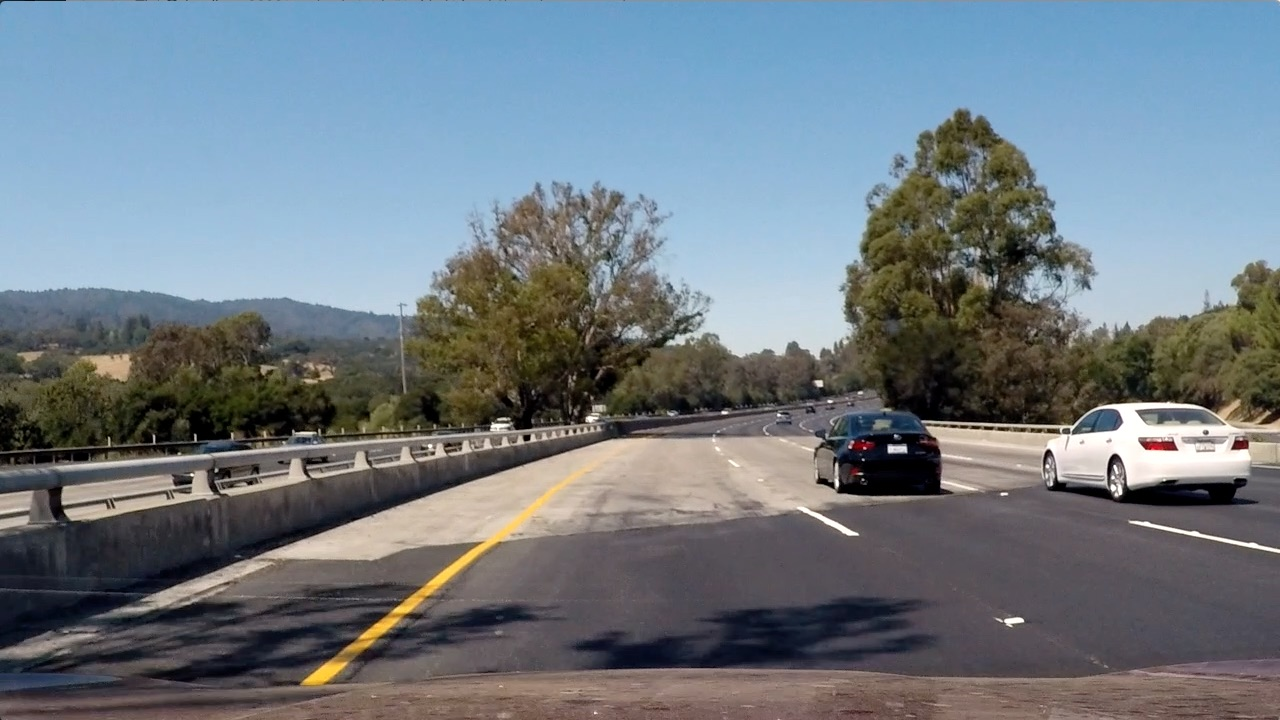
#> input picture test_images/test4.jpg, 1280 x 720 px
$ python untitled15.py   (older library calls are emulated)
#> lines starting #> are read from the running program, lines starting #| are printed output that depends on the picture; after the words box and inside, x2 and y2 are one past the last pixel; in counts of white or black regions, pixels touching at a corner belong together
#> further down, img is the input picture: shape (720, 1280, 3); mean R, G, B 112.2, 122.7, 130.9
#!/usr/bin/env python3
# -*- coding: utf-8 -*-
"""
Created on Thu Dec 20 23:35:44 2018

@author: lvfuxiang
"""
import matplotlib.pyplot as plt
import matplotlib.image as mpimg
import cv2
import numpy as np
def yellow_white(img):
    img = np.copy(img)
    img_HSV = cv2.cvtColor(img, cv2.COLOR_RGB2HSV)
#> img_HSV: shape (720, 1280, 3); mean H, S, V 80.5, 71.4, 140.7
    img_blured = cv2.GaussianBlur(img_HSV,(9,9),0)
#> img_blured: shape (720, 1280, 3); mean H, S, V 80.5, 71.4, 140.7
    #yellow and white color selection
    lower_yellow = np.array([20,55,70])
    upper_yellow = np.array([28,255,255])
    y_thresh = [lower_yellow,upper_yellow]
    yellow = cv2.inRange(img_blured,y_thresh[0],y_thresh[1])
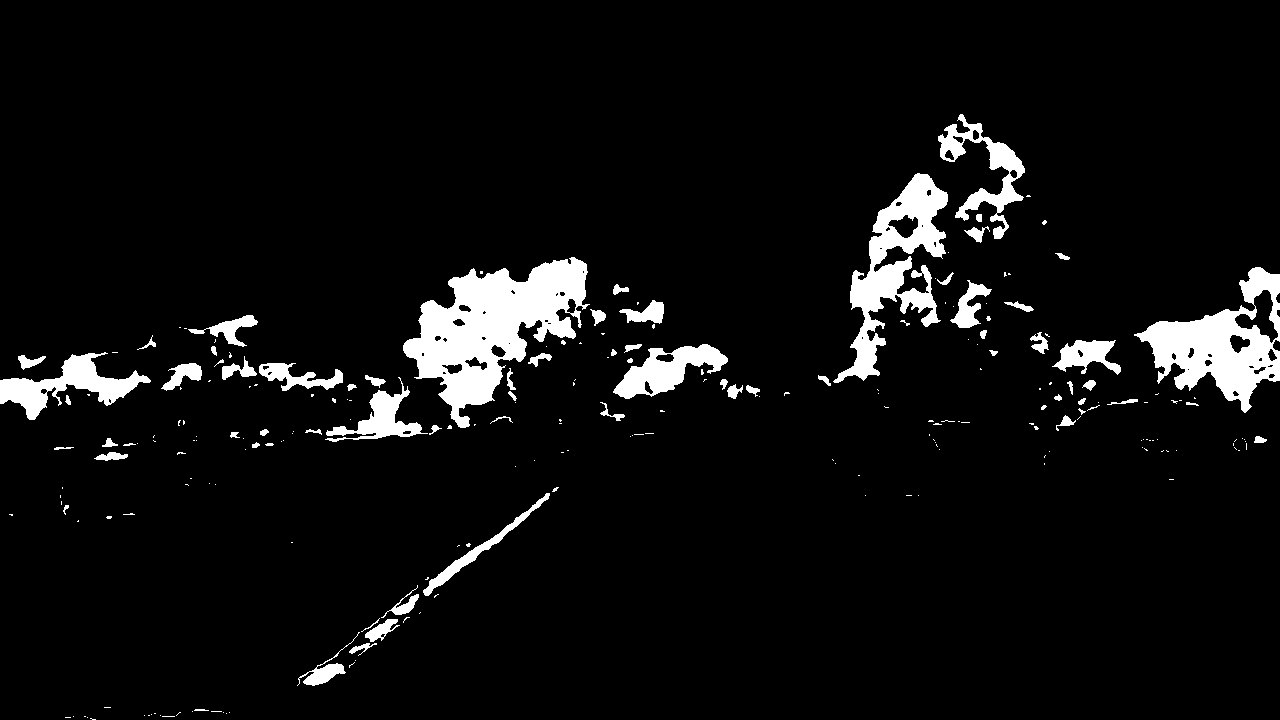
#> yellow: shape (720, 1280); 6% white; 237 white regions (165 under 20 px), largest, box (x1, y1, x2, y2) and area: (403, 257, 590, 428) 14495, (1134, 267, 1280, 413) 8822, (833, 173, 948, 383) 8104
    yellow[yellow > 0] = 1
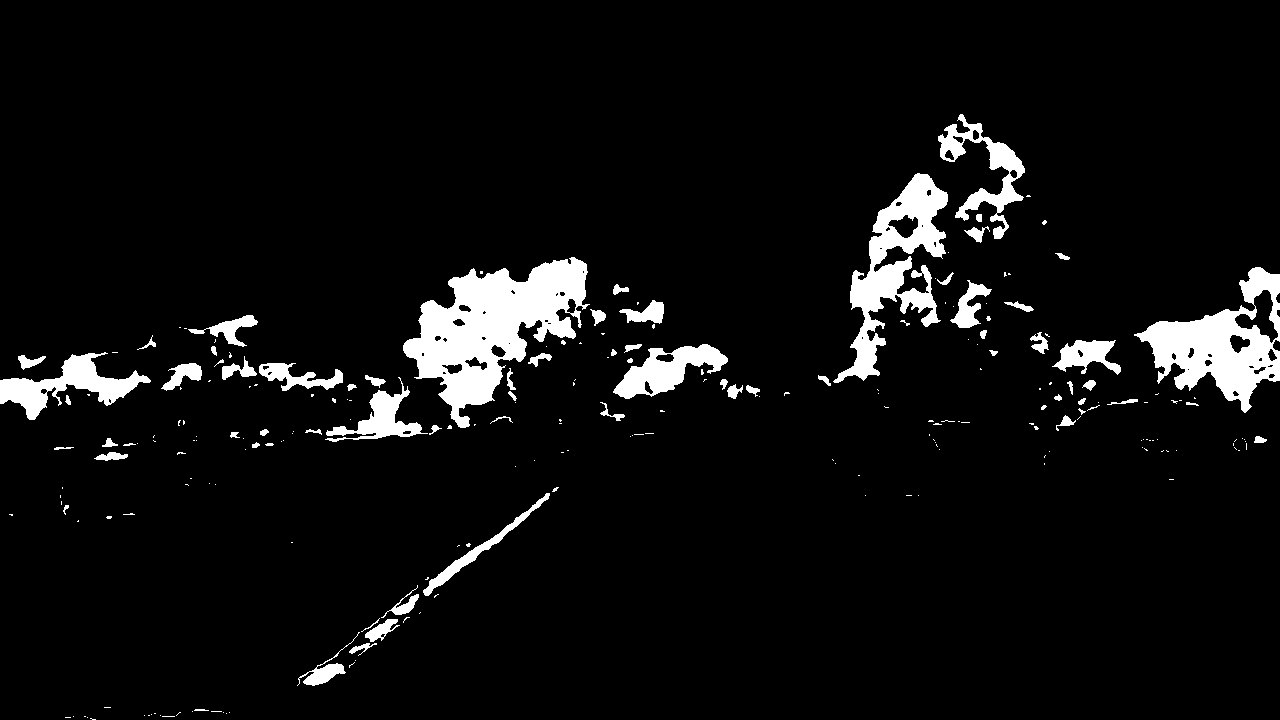
#> yellow: shape (720, 1280); values 0 (black) and 1 (white), 6% white; 237 white regions (165 under 20 px), largest, box (x1, y1, x2, y2) and area: (403, 257, 590, 428) 14495, (1134, 267, 1280, 413) 8822, (833, 173, 948, 383) 8104
    lower_white = np.array([180,180,180])
    upper_white = np.array([255,255,255])
    w_thresh = [lower_white,upper_white]
    white = cv2.inRange(img_blured,w_thresh[0],w_thresh[1])
#> white: shape (720, 1280); every value is 0
    white[white > 0] = 1
    yellow_white = yellow | white

    return yellow_white
'''
def yellow_white(img):
    #yellow and white color selection
    lower_yellow = np.array([10,0,0])
    upper_yellow = np.array([30,255,255])
    y_thresh = [lower_yellow,upper_yellow]
    yellow = cv2.inRange(img,y_thresh[0],y_thresh[1])

    lower_white = np.array([200,200,200])
    upper_white = np.array([255,255,255])
    w_thresh = [lower_white,upper_white]
    white = cv2.inRange(img,w_thresh[0],w_thresh[1])
    yellow_white = yellow | white

    return yellow_white

def white(img):
    #yellow and white color selection
    lower_white = np.array([200,200,200])
    upper_white = np.array([255,255,255])


    white = cv2.inRange(img,lower_white,upper_white)

    #yellow_white = cv2.bitwise_and(yellow,white)
    return white
def yellow(img):
    #yellow and white color selection

    lower_yellow = np.array([10,0,0])
    upper_yellow = np.array([30,255,255])


    yellow = cv2.inRange(img,lower_yellow,upper_yellow)
    #yellow_white = cv2.bitwise_and(yellow,white)
    return yellow

def saturation_threshold(img, s_thresh, sx_thresh):
    img = np.copy(img)
    img_blured = cv2.GaussianBlur(img,(9,9),0)


    # Convert to HLS color space and separate the V channel
    hls = cv2.cvtColor(img_blured, cv2.COLOR_RGB2HLS)
    l_channel = hls[:,:,1]
    s_channel = hls[:,:,2]
    # Sobel x
    sobelx = cv2.Sobel(l_channel, cv2.CV_64F, 1, 0) # Take the derivative in x
    abs_sobelx = np.absolute(sobelx) # Absolute x derivative to accentuate lines away from horizontal
    scaled_sobel = np.uint8(255*abs_sobelx/np.max(abs_sobelx))

    # Threshold x gradient
    sxbinary = np.zeros_like(scaled_sobel)
    sxbinary[(scaled_sobel >= sx_thresh[0]) & (scaled_sobel <= sx_thresh[1])] = 1

    # Threshold color channel
    s_binary = np.zeros_like(s_channel)
    s_binary[(s_channel >= s_thresh[0]) & (s_channel <= s_thresh[1])] = 1


	# combine the two binary
    binary = sxbinary | s_binary
    # [9 lines of commented-out code are left out]
    return binary
'''
img = mpimg.imread('test4.jpg')
yellow_white =yellow_white(img)

# [6 lines of commented-out code are left out]
s_thresh=(170,255)
sx_thresh=(20, 100)
#t = saturation_threshold(img, s_thresh, sx_thresh)
#binary = yellow_white
#result = saturation_threshold(yellow_white, s_thresh, sx_thresh)
plt.imshow(yellow_white,cmap = 'gray')
plt.show()
print(yellow_white.shape)
#| (720, 1280)


#######################
'''
def find_lane_pixels_v2(binary_warped):
    # Take a histogram of the bottom half of the image
    histogram = np.sum(binary_warped[binary_warped.shape[0]//2:,:], axis=0)
    # Create an output image to draw on and visualize the result
    out_img = np.dstack((binary_warped, binary_warped, binary_warped))
    # Find the peak of the left and right halves of the histogram
    # These will be the starting point for the left and right lines
    midpoint = np.int(histogram.shape[0]//2)
    leftx_base = np.argmax(histogram[:midpoint])
    rightx_base = np.argmax(histogram[midpoint:]) + midpoint

    # HYPERPARAMETERS
    # Choose the number of sliding windows
    nwindows = 9
    # Set the width of the windows +/- margin
    margin = 100
    # Set minimum number of pixels found to recenter window
    minpix = 50

    # Set height of windows - based on nwindows above and image shape
    window_height = np.int(binary_warped.shape[0]//nwindows)
    # Identify the x and y positions of all nonzero pixels in the image
    nonzero = binary_warped.nonzero()
    nonzeroy = np.array(nonzero[0])
    nonzerox = np.array(nonzero[1])
    # Current positions to be updated later for each window in nwindows
    leftx_current = leftx_base
    rightx_current = rightx_base

    # Create empty lists to receive left and right lane pixel indices
    left_lane_inds = []
    right_lane_inds = []

    # Step through the windows one by one
    for window in range(nwindows):
        # Identify window boundaries in x and y (and right and left)
        win_y_low = binary_warped.shape[0] - (window+1)*window_height
        win_y_high = binary_warped.shape[0] - window*window_height
        win_xleft_low = leftx_current - margin
        win_xleft_high = leftx_current + margin
        win_xright_low = rightx_current - margin
        win_xright_high = rightx_current + margin

        # Draw the windows on the visualization image
        cv2.rectangle(out_img,(win_xleft_low,win_y_low),
        (win_xleft_high,win_y_high),(0,255,0), 4)
        cv2.rectangle(out_img,(win_xright_low,win_y_low),
        (win_xright_high,win_y_high),(0,255,0), 4)

        # Identify the nonzero pixels in x and y within the window #
        good_left_inds = ((nonzeroy >= win_y_low) & (nonzeroy < win_y_high) &
        (nonzerox >= win_xleft_low) &  (nonzerox < win_xleft_high)).nonzero()[0]
        good_right_inds = ((nonzeroy >= win_y_low) & (nonzeroy < win_y_high) &
        (nonzerox >= win_xright_low) &  (nonzerox < win_xright_high)).nonzero()[0]

        # Append these indices to the lists
        left_lane_inds.append(good_left_inds)
        right_lane_inds.append(good_right_inds)

        # If you found > minpix pixels, recenter next window on their mean position
        if len(good_left_inds) > minpix:
            leftx_current = np.int(np.mean(nonzerox[good_left_inds]))
        if len(good_right_inds) > minpix:
            rightx_current = np.int(np.mean(nonzerox[good_right_inds]))

    # Concatenate the arrays of indices (previously was a list of lists of pixels)
    try:
        left_lane_inds = np.concatenate(left_lane_inds)
        right_lane_inds = np.concatenate(right_lane_inds)
    except ValueError:
        # Avoids an error if the above is not implemented fully
        pass

    # Extract left and right line pixel positions
    leftx = nonzerox[left_lane_inds]
    lefty = nonzeroy[left_lane_inds]
    rightx = nonzerox[right_lane_inds]
    righty = nonzeroy[right_lane_inds]

    return leftx, lefty, rightx, righty, out_img
'''

$ run again, with test_images/test1.jpg copied over test_images/test4.jpg
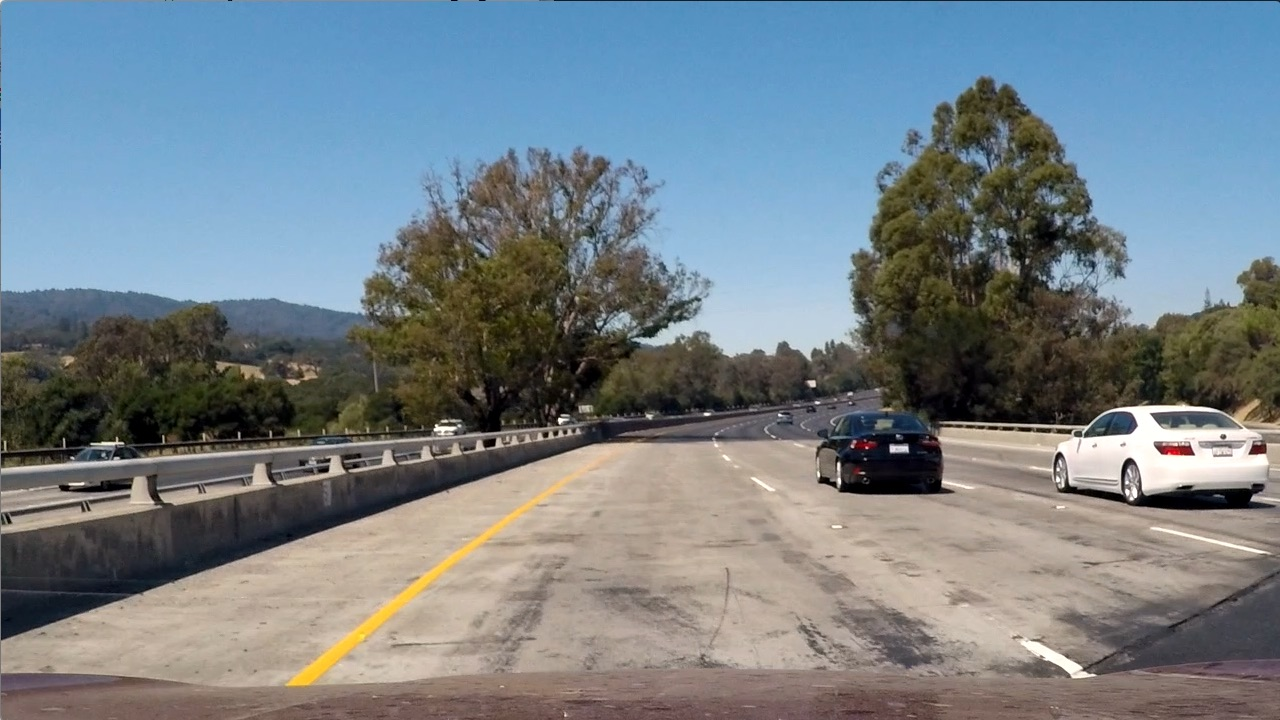
#> input picture test_images/test1.jpg, 1280 x 720 px
#> img is the input picture: shape (720, 1280, 3); mean R, G, B 117.5, 128.7, 135.5
#> img_HSV: shape (720, 1280, 3); mean H, S, V 60.3, 78, 149.5
#> img_blured: shape (720, 1280, 3); mean H, S, V 60.2, 77.9, 149.6
#> in yellow_white, `yellow = cv2.inRange(img_blured,y_thresh[0],y_thresh[1])`:
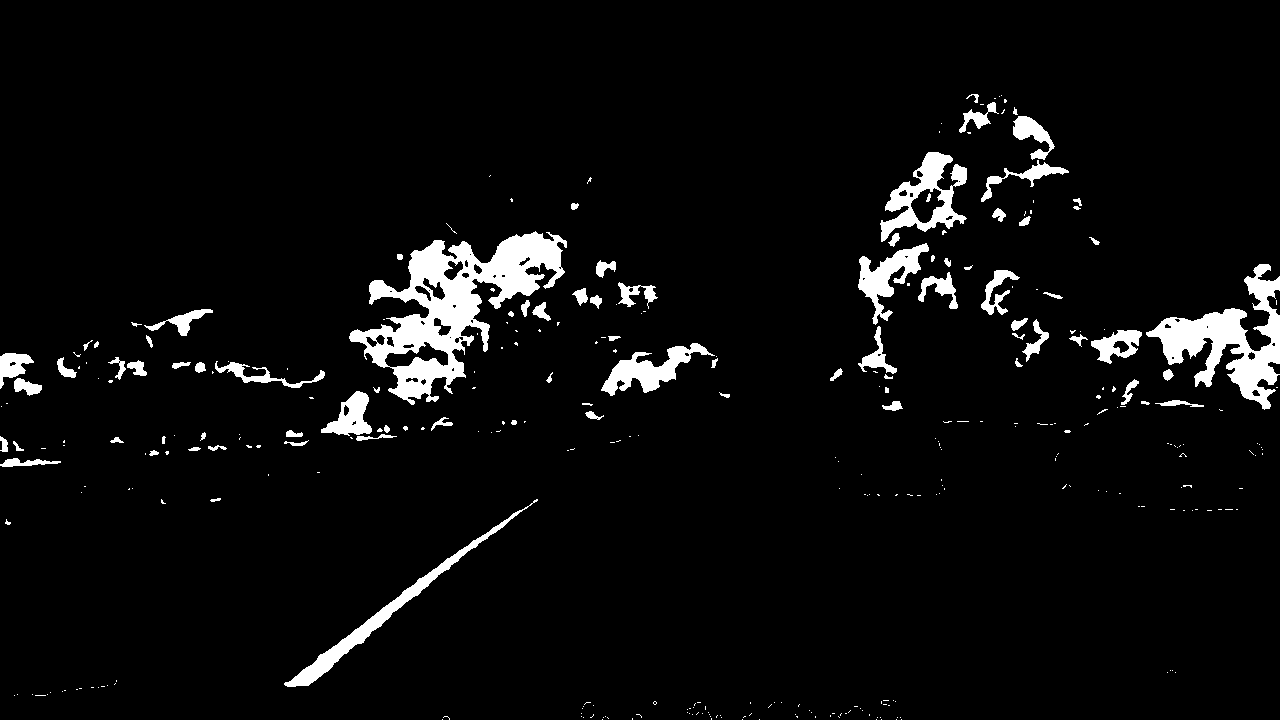
#> yellow: shape (720, 1280); 4.8% white; 340 white regions (255 under 20 px), largest, box (x1, y1, x2, y2) and area: (349, 231, 567, 405) 13480, (1146, 264, 1280, 410) 6925, (880, 152, 967, 242) 3016
#> in yellow_white, `yellow[yellow > 0] = 1`:
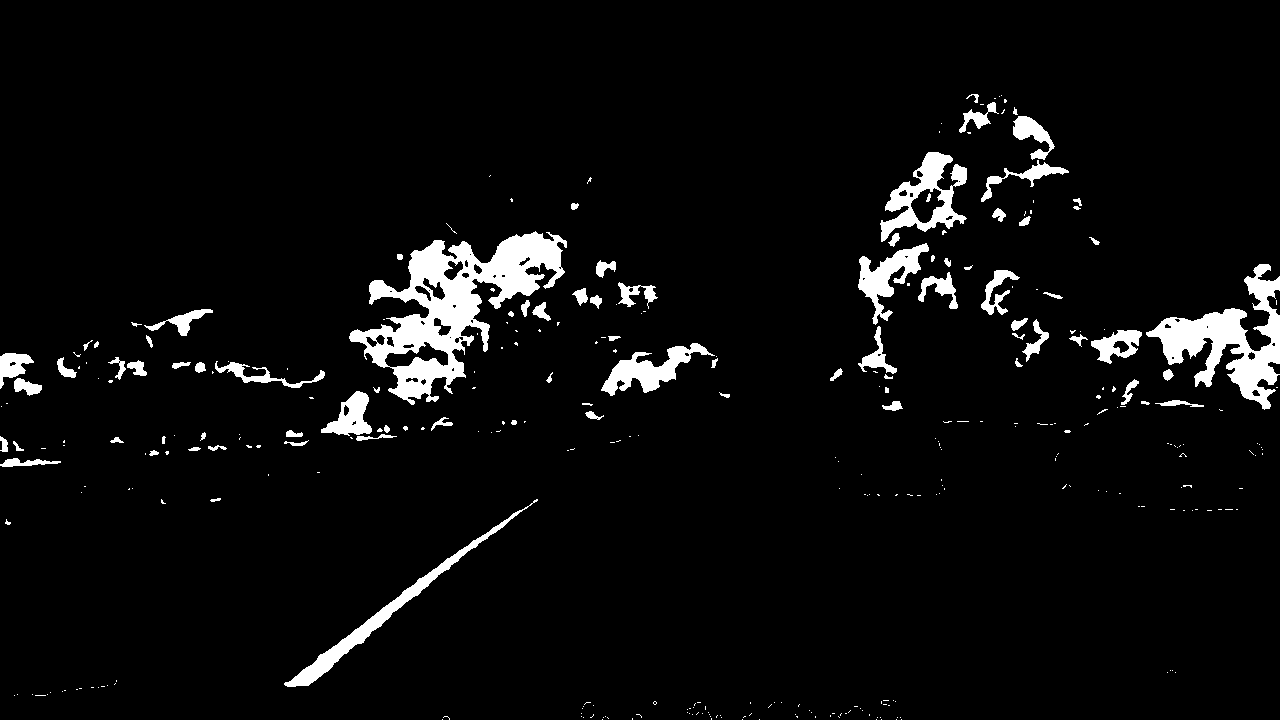
#> yellow: shape (720, 1280); values 0 (black) and 1 (white), 4.8% white; 340 white regions (255 under 20 px), largest, box (x1, y1, x2, y2) and area: (349, 231, 567, 405) 13480, (1146, 264, 1280, 410) 6925, (880, 152, 967, 242) 3016
#> white: shape (720, 1280); every value is 0
#| (720, 1280)
